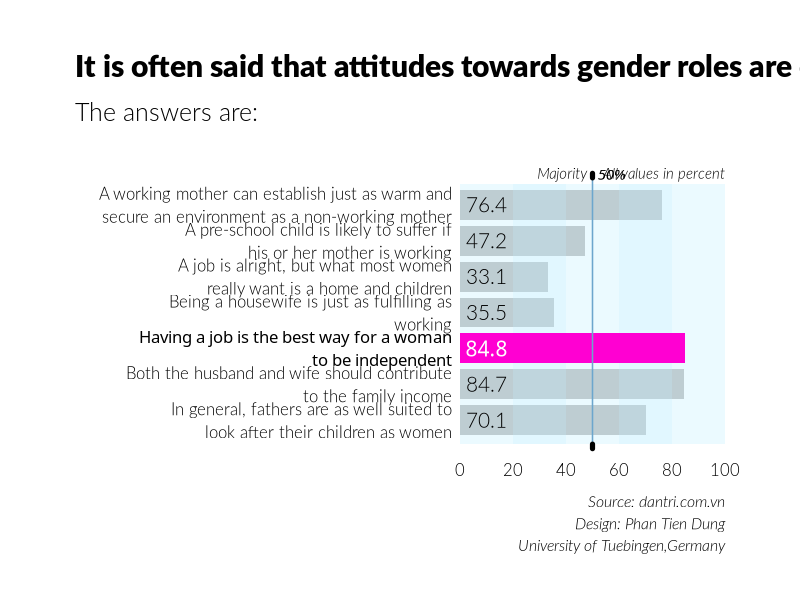

This chart was generated by the following R code:
# Set up libraries; 

library(graphics)
library(tidyverse)

# Create labels;

myC_v159 <- "A working mother can establish just as warm and\nsecure an environment as a non-working mother"
myC_v160 <- "A pre-school child is likely to suffer if\nhis or her mother is working"
myC_v161 <- "A job is alright, but what most women\nreally want is a home and children"
myC_v162 <- "Being a housewife is just as fulfilling as\nworking"
myC_v163 <- "Having a job is the best way for a woman\nto be independent"
myC_v164 <- "Both the husband and wife should contribute\nto the family income"
myC_v165 <- "In general, fathers are as well suited to\nlook after their children as women"
myC_v166 <- "Men should take as much responsibility\nas women for their household and children"
myNames <- c(myC_v165, myC_v164, myC_v163, myC_v162, myC_v161, myC_v160, myC_v159)

# Creat data;

df <- c(70.1,84.7,84.8,35.5,33.1,47.2,76.4)
df2 <- vector('double',length(df))
df2[which(df == 84.8)] <- df[which(df == 84.8)]

# Create  a pdf file where we will draw graphs;

pdf_file <- '2ndchart.pdf'
cairo_pdf(pdf_file,bg = 'grey98',width = 13,height = 10.5)
par(omi = c(0.65,0.75,1.25,0.75),
    mai = c(0.9,3.85,0.55,0),
    lheight = 1.15,
    family = 'Lato Light',
    las = 1)

# Barplot;

bp <- barplot(df,names.arg = FALSE,
              horiz = TRUE,
              border = NA,
              xlim = c(0,100),
              col = 'grey',
              axes = FALSE,
              family = 'Lato')

# Colouring;

myColor <- rgb(255,0,210,maxColorValue = 255)
rect(0,-0.1,20,8.6,col = rgb(191,239,255,80,maxColorValue = 255),border = NA)
rect(20,-0.1,40,8.6,col = rgb(191,239,255,120,maxColorValue = 255),border = NA)
rect(40,-0.1,60,8.6,col = rgb(191,239,255,80,maxColorValue = 255),border = NA)
rect(60,-0.1,80,8.6,col = rgb(191,239,255,120,maxColorValue = 255),border = NA)
rect(80,-0.1,100,8.6,col = rgb(191,239,255,80,maxColorValue = 255),border = NA)

# Barplot;

bp <- barplot(df2,
              names.arg = FALSE,
              horiz = TRUE,
              border = NA,
              xlim = c(0,100),
              col = myColor,
              axes = FALSE,
              add = TRUE)

# Other elements;

for (i in 1:length(myNames)) {
  
  if (i == 3) {
    
    myFont <- 'Lato Bold'
    
  }else{
    
    myFont <- 'Lato Light'
    
  }
  
  text(-3,bp[i],myNames[i],xpd = TRUE,adj = 1,family = myFont,cex = 1)
  text(10,bp[i],df[i],family = myFont,cex = 1.25,col = ifelse(i == 3,'white','black'))

}

# Other elements;

arrows(50,-0.1,50,8.8,lwd = 1.5,length = 0,xpd = TRUE,col = 'skyblue3')
arrows(50,-0.25,50,-0.1,lwd = 5,length = 0,xpd = TRUE)
arrows(50,8.8,50,8.95,lwd = 5,length = 0,xpd = TRUE)
text(48,8.9,'Majority',adj = 1,xpd = TRUE,cex = 0.9,font = 3)
text(52,8.9,'50%',adj = 0,xpd = TRUE,cex = 0.9,font = 3,family = 'Lato Bold')
text(100,8.9,'All values in percent',adj = 1,xpd = TRUE,cex = 0.9,font = 3)
mtext(seq(0,100,by = 20),at = seq(0,100,by = 20),1,line = 0.75)

# Titles for margins

mtext('It is often said that attitudes towards gender roles are changing',
      side = 3,line = 2.2,adj = 0,cex = 1.8,family = 'Lato Black',outer = TRUE)
mtext('The answers are:',side = 3,line = 0,adj = 0,cex = 1.5,outer = TRUE)
mtext('Source: dantri.com.vn\nDesign: Phan Tien Dung\nUniversity of Tuebingen,Germany',
      side = 1,line = 0,adj = 1,cex = 0.95,outer = TRUE,font = 3)

# Close graphs;

dev.off()
